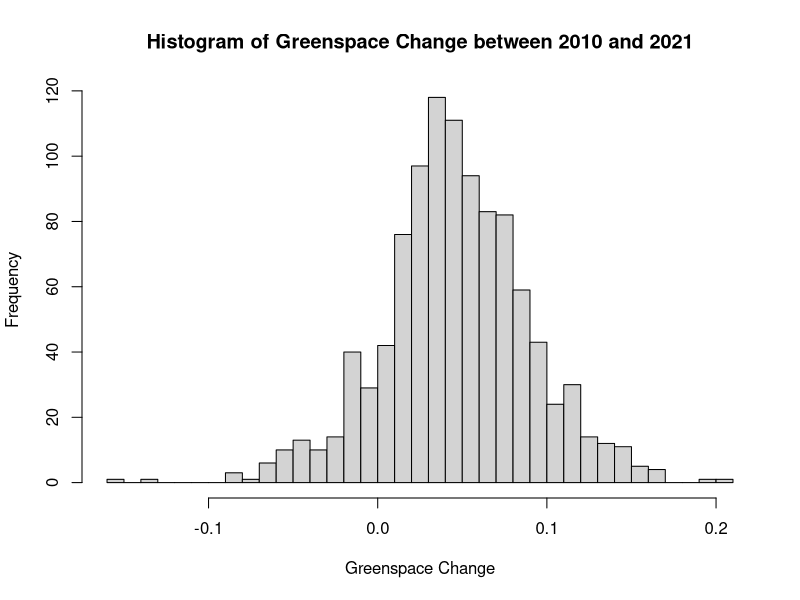
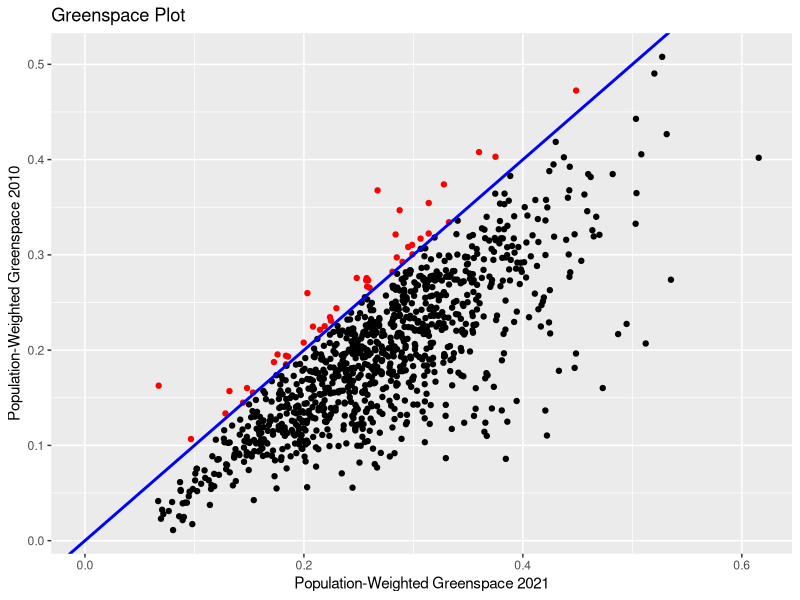

Generate these figures, in order, with R:
## ---- chunk 1
  knitr::opts_chunk$set(
    echo = TRUE, 
    eval = TRUE
  )
library(tidyverse)
## ---- chunk 2

# open my data
gspace = read_csv('greenspace_data_share.csv') #added quotes around file name

# summarize average urban greenspace by region
table = 
  gspace |>
  group_by(Major_Geo_Region) |> #added pipe operator
summarise(
  obs = n(), #added comma
  avg = mean(annual_avg_2020), #added underscore in annual_avg_2020
  weighted_avg = mean(annual_weight_avg_2020) #added underscore in weighted_avg
)

# output as table
knitr::kable(table) #performed function on table instead of gspace
#pulled kable function from unloaded knitr package

## ---- chunk 3
knitr::opts_chunk$set(
    echo = TRUE, 
    eval = TRUE
  )

table = 
  gspace |>
  group_by(Major_Geo_Region) |> #added pipe operator
summarise(
  obs = n(), #added comma
  avg = mean(annual_avg_2020), #added underscore in annual_avg_2020
  weighted_avg = mean(annual_weight_avg_2020) #added underscore in weighted_avg
)

sum(table$obs)

## ---- chunk 4

#WARNING: I know this code is bad. I am sorry.

AnnualAvg21 = summary(gspace$annual_avg_2021)
PeakNVDI21 = summary(gspace$peak_NDVI_2021)
PeakWeight21 = summary(gspace$peak_weight_2021)
WeightAvg21 = summary(gspace$annual_weight_avg_2021)

summary <- bind_rows(AnnualAvg21, PeakNVDI21, PeakWeight21, WeightAvg21)

summary21 <- summary[ -c(2, 5, 7)]

summary21$Var <- c("AnnualAvg21",
                   "PeakNVDI21",
                   "PeakWeight21",
                   "WeightAvg21")

knitr::kable(summary21)

## ---- chunk 5

a <- gspace |>
  filter(indicator_2015 == "High" |
           indicator_2015 == "Very High" |
           indicator_2015 == "Exceptionally High")
count(a)

## ---- chunk 6

b <- gspace |>
  filter(indicator_2010 == "Exceptionally Low" |
           indicator_2015=="Exceptionally Low" |
           indicator_2020 == "Exceptionally Low" |
           indicator_2021 == "Exceptionally Low")
count(b)

## ---- chunk 7

c <- gspace |>
  filter(Climate_region == "Arid",
         annual_weight_avg_2020 > annual_weight_avg_2010)
count(c)
## ---- chunk 8

LessGreen <- gspace |>
  filter(annual_avg_2010 > annual_avg_2021)
count(LessGreen)


MajorGeoRegion <-
  LessGreen |>
  group_by(Major_Geo_Region) |>
  summarize(
  obs = n())
MajorGeoRegion |>
  mutate(MajorGeoRegionPer = obs / sum(obs) * 100)

ClimRegion <-
  LessGreen |>
  group_by(Climate_region) |>
  summarize(
    obs = n())
ClimRegion |>
  mutate(ClimRegionPer = obs / sum(obs) * 100)

## ---- chunk 9

Gspace7 <-
  gspace |>
   mutate(GspaceDiff = annual_avg_2021 - annual_avg_2010)

hist(Gspace7$GspaceDiff,
     main = "Histogram of Greenspace Change between 2010 and 2021",
     xlab = "Greenspace Change",
     breaks = 30)

## ---- chunk 10

ggplot(data = gspace,
       mapping= aes(x = annual_weight_avg_2021,
                    y = annual_weight_avg_2010,
                    xmin = 0)) +
  geom_point(color=ifelse(gspace$annual_weight_avg_2021 < gspace$annual_weight_avg_2010,
                          "red", "black")) +
  labs(x = "Population-Weighted Greenspace 2021",
       y = "Population-Weighted Greenspace 2010",
       title = "Greenspace Plot") +
  geom_abline(intercept = 0.0,
              slope = 1,
              color = "blue",
              size = 1)

